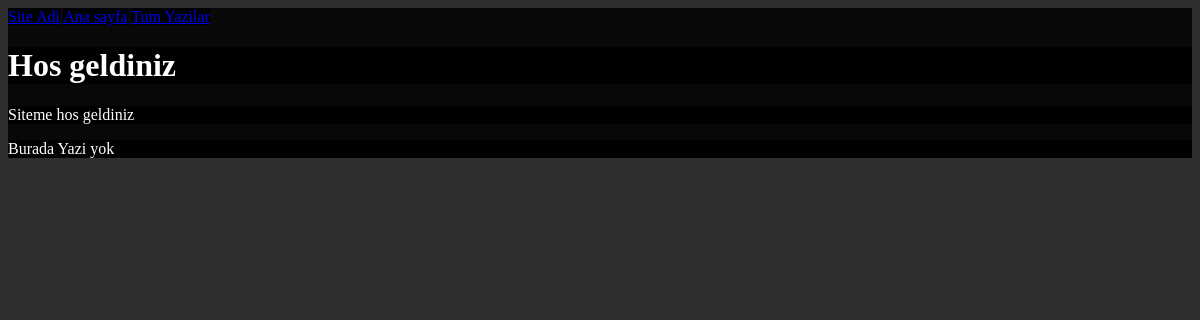
The app's page /, older data.
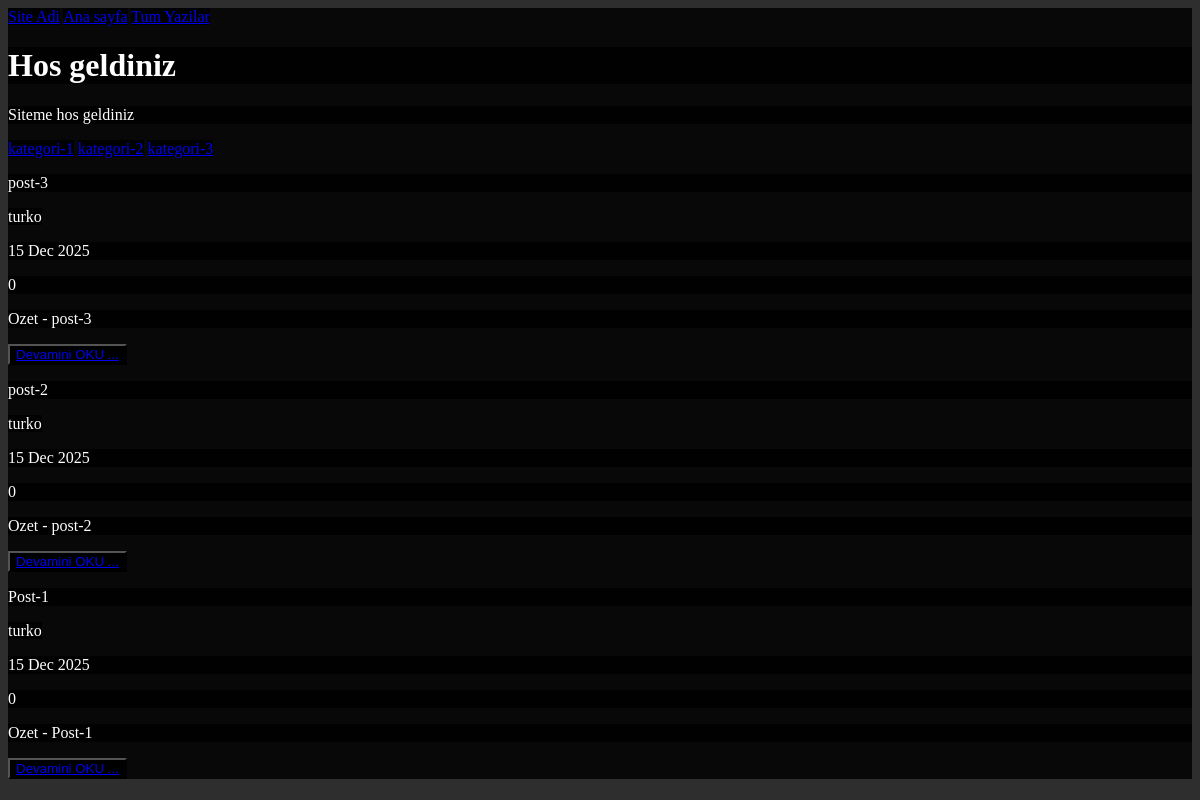
The same page, newer data.
### app/models.py (models this page shows, shortened)
class Category(models.Model):
    name = models.CharField(max_length=100)
    description = models.TextField(blank=True)
    created_at = models.DateTimeField(auto_now_add=True)
    def __str__(self):
        return f"{self.name}"
    class Meta:
        verbose_name_plural = 'Categories'

class Post(models.Model):
    title = models.CharField(max_length=200)
    slug = models.SlugField(unique=True, blank=True)
    author = models.ForeignKey(User, on_delete=CASCADE, related_name='blog_posts')
    content = models.TextField()
    excerpt = models.TextField(max_length=300, blank=True)
    category = models.ForeignKey(Category,null=True, on_delete=SET_NULL, related_name='posts')
    image = models.ImageField(blank=True, upload_to='blog_images/')
    created_at = models.DateTimeField(auto_now_add = True)
    updated_at = models.DateTimeField(auto_now = True)
    published = models.BooleanField(default=False)
    views = models.IntegerField(default=0, null=False)
    class Meta:
        ordering = ['-created_at']

### app/views.py (the view)
# urls.py: path('', views.home, name='home'),
def home(request):
    posts = Post.objects.filter(published = True)
    categories = Category.objects.all()
    context = {
        'categories' : categories,
        'posts' : posts,
    }
    return render(request, 'app/home.html', context)

### app/templates/app/home.html
{% extends 'app/main.html' %}
{% block content %}
    <h1>Hos geldiniz</h1>
    <p>Siteme hos geldiniz</p>
    {% for category in categories %}
        <a href="{% url 'category' category.id %}">{{ category }}</a>
    {% endfor %}
    {% include 'app/_post_card.html' with post=post %}
{% endblock %}

### app/templates/app/main.html (shortened to what this page needs)
<!DOCTYPE html>
<html lang="en">
<head>
</head>
<body>
    {% include 'app/navbar.html'%}
    {% block content%}
    {% endblock %}
</body>
</html>

### app/templates/app/navbar.html
<a href="{% url 'home' %}">Site Adi</a>
<a href="{% url 'home' %}">Ana sayfa</a>
<a href="{% url 'posts' %}">Tum Yazilar</a>

### app/templates/app/_post_card.html (shortened to what this page needs)
{% if posts %}
    {% for post in posts %}
        <p>{{ post.title }}</p>
        <span>{{ post.author }}</span>
        <p>{{ post.created_at|date:"d M Y" }}</p>
        <p>{{ post.views }}</p>
        <p>Ozet - {{ post.excerpt|truncatewords:20 }}</p>
        <button><a href="{% url 'post' post.slug %}">Devamini OKU ...</a></button>
    {% endfor %}
{% else %}
    <p>Burada Yazi yok</p>
{% endif %}

### app/templates/app/main.html (style rules this page uses)
* { background: rgba(0, 0, 0, 0.82); }
body { color: white; }

Row changes from the older to the newer data that the page shows:
added Category: name "kategori-1"
added Category: name "kategori-2"
added Category: name "kategori-3"
added Post: title "post-3", author "turko", created_at "15 Dec 2025", views "0", excerpt "post-3"
added Post: title "post-2", author "turko", created_at "15 Dec 2025", views "0", excerpt "post-2"
added Post: title "Post-1", author "turko", created_at "15 Dec 2025", views "0", excerpt "Post-1"
Text that changed along with them:
text no longer shown: "Burada Yazi yok"
